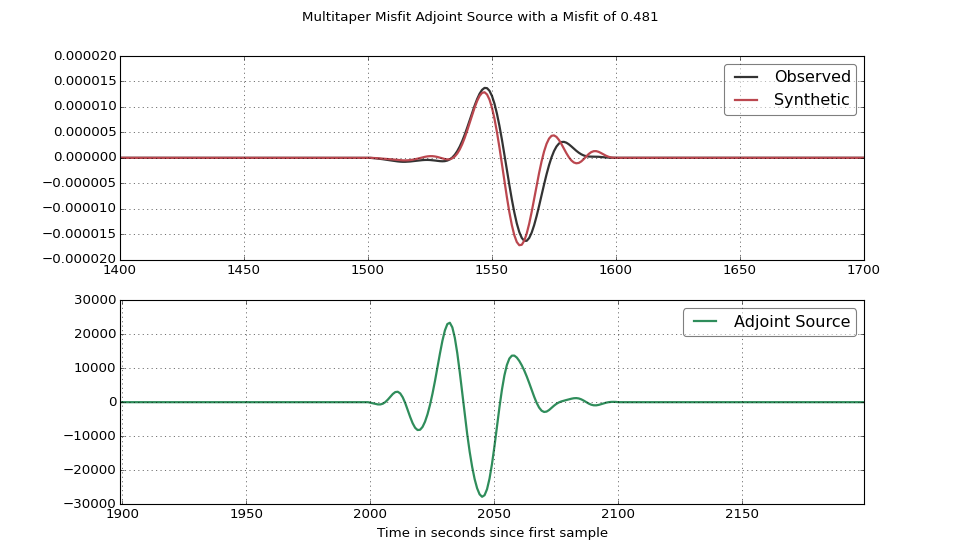

Recreate this plot in Python.
import pyadjoint
import matplotlib.pylab as plt
fig = plt.figure(figsize=(12, 7))
obs, syn = pyadjoint.utils.get_example_data()
obs = obs.select(component="T")[0]
syn = syn.select(component="T")[0]
start, end = pyadjoint.utils.EXAMPLE_DATA_SDIFF
pyadjoint.calculate_adjoint_source("multitaper_misfit", obs, syn, 20.0, 100.0,
                                   start, end, adjoint_src=True, plot=fig)
plt.show()
